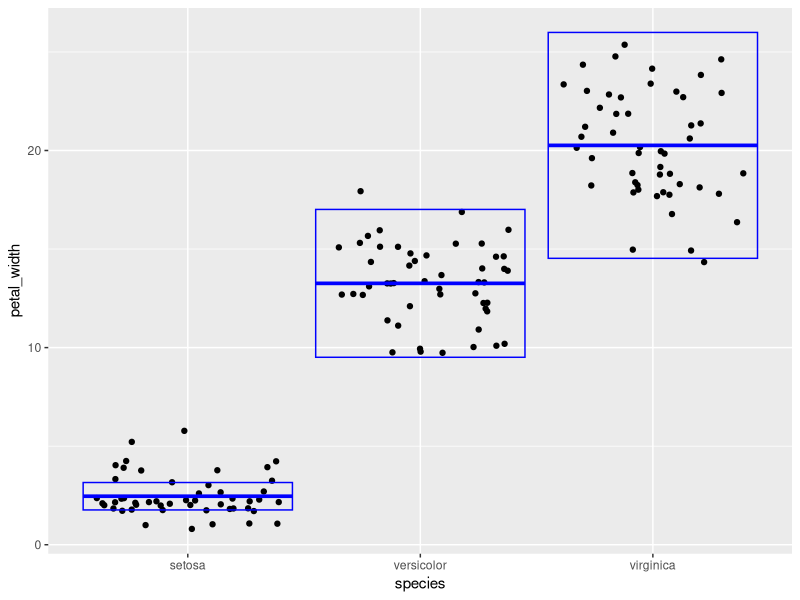
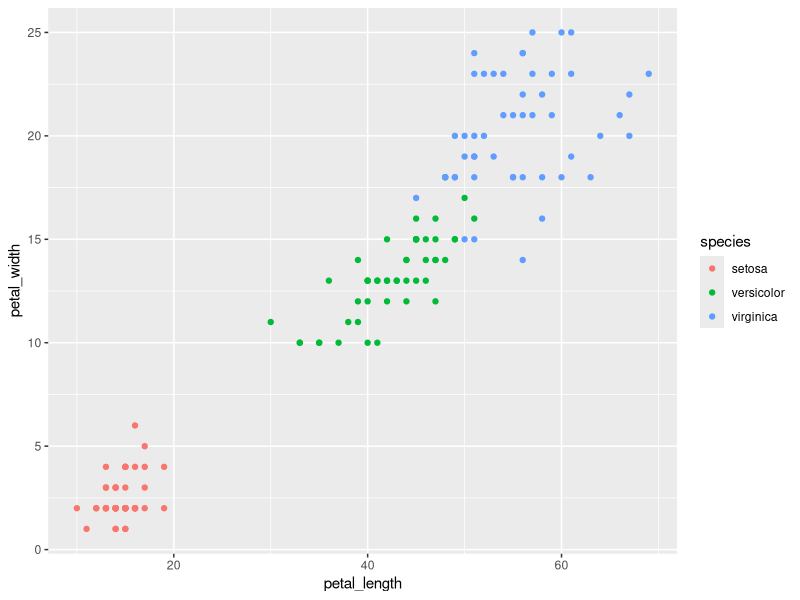

Source code (R) for these figures, in order:

# Load Packages -----------------------------------------------------------

library(tidyverse)

# Read Data --------------------------------------------------------------

iris
iris <- as_tibble(iris)
iris

# Question 1 --------------------------------------------------------------

iris_new <-
  rename( iris, 
          sepal_length = Sepal.Length, 
          sepal_width = Sepal.Width, 
          petal_length = Petal.Length,
          petal_width = Petal.Width,
          species = Species)
iris_new



# Question 2 --------------------------------------------------------------


iris_mm <-
mutate(iris_new,
       sepal_length =sepal_length *10,
       sepal_width =sepal_width *10,
       petal_length =petal_length *10,
       petal_width =petal_width *10)
iris_mm       

# Question 3 --------------------------------------------------------------

iris_area <- select(iris_mm, petal_length, petal_width)
iris_area

iris_area2 <-
mutate(iris_area, area = petal_length * petal_width)

iris_area2

# Question 4 --------------------------------------------------------------

summary_sepallength <-
   summarise(iris_mm,
             sample_size =n(),
             max =max(sepal_length),
             min =min(sepal_length),
             range = max-min,
             median = median(sepal_length),
             first_quartile =quantile(sepal_length, .25),
             third_quartile =quantile(sepal_length, .75),
             IQR = IQR(sepal_length))
summary_sepallength

# Question 5 --------------------------------------------------------------
(species_grouped <- group_by(iris_mm, species))
species_grouped

summary_petalwidth <-
  summarise(species_grouped,
            sample_size =n(),
            mean =mean(petal_width),
            sd =sd(petal_width),
            var =var(petal_width),
            standard_error =mean/sqrt(sample_size),
            conf_upper =mean + 2 * standard_error,
            conf_lower =mean - 2 * standard_error)
summary_petalwidth

# Question 6 and 7--------------------------------------------------------------

ggplot(data =iris_mm)+
  geom_jitter(mapping = aes(y =petal_width, x =species))+
  geom_crossbar(data =summary_petalwidth,
  mapping = aes(x =species, y =mean, ymax =conf_upper, ymin =conf_lower),
  color = "blue")

# Question 8 --------------------------------------------------------------

summary_final <- select(iris_mm, petal_length, petal_width, species)                
ggplot(data=summary_final)+
  geom_point(mapping = aes(x =petal_length, y =petal_width, color =species))





